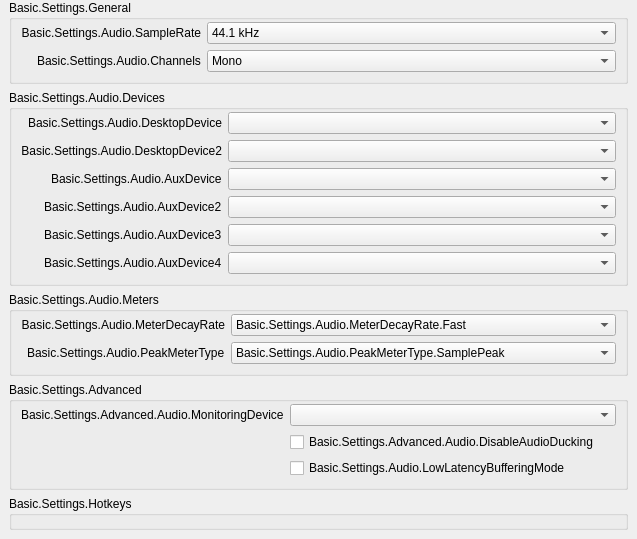
           <widget class="QWidget" name="scrollAreaWidgetContents_50">
            <property name="geometry">
             <rect>
              <x>0</x>
              <y>0</y>
              <width>637</width>
              <height>474</height>
             </rect>
            </property>
            <layout class="QVBoxLayout" name="verticalLayout_50">
             <property name="leftMargin">
              <number>0</number>
             </property>
             <property name="topMargin">
              <number>0</number>
             </property>
             <property name="rightMargin">
              <number>0</number>
             </property>
             <property name="bottomMargin">
              <number>9</number>
             </property>
             <item>
              <widget class="QFrame" name="widget_50">
               <layout class="QVBoxLayout" name="verticalLayout_51">
                <property name="leftMargin">
                 <number>9</number>
                </property>
                <property name="topMargin">
                 <number>0</number>
                </property>
                <property name="bottomMargin">
                 <number>0</number>
                </property>
                <item>
                 <widget class="QGroupBox" name="audioGeneralGroupBox">
                  <property name="title">
                   <string>Basic.Settings.General</string>
                  </property>
                  <layout class="QFormLayout" name="formLayout_52">
                   <property name="fieldGrowthPolicy">
                    <enum>QFormLayout::AllNonFixedFieldsGrow</enum>
                   </property>
                   <property name="labelAlignment">
                    <set>Qt::AlignRight|Qt::AlignTrailing|Qt::AlignVCenter</set>
                   </property>
                   <property name="topMargin">
                    <number>2</number>
                   </property>
                   <item row="0" column="0">
                    <widget class="QLabel" name="label_14">
                     <property name="minimumSize">
                      <size>
                       <width>170</width>
                       <height>0</height>
                      </size>
                     </property>
                     <property name="text">
                      <string>Basic.Settings.Audio.SampleRate</string>
                     </property>
                     <property name="alignment">
                      <set>Qt::AlignRight|Qt::AlignTrailing|Qt::AlignVCenter</set>
                     </property>
                     <property name="buddy">
                      <cstring>sampleRate</cstring>
                     </property>
                    </widget>
                   </item>
                   <item row="0" column="1">
                    <widget class="QComboBox" name="sampleRate">
                     <property name="currentText">
                      <string notr="true">44.1 kHz</string>
                     </property>
                     <property name="currentIndex">
                      <number>0</number>
                     </property>
                     <item>
                      <property name="text">
                       <string>44.1 kHz</string>
                      </property>
                     </item>
                     <item>
                      <property name="text">
                       <string>48 kHz</string>
                      </property>
                     </item>
                    </widget>
                   </item>
                   <item row="1" column="0">
                    <widget class="QLabel" name="label_15">
                     <property name="text">
                      <string>Basic.Settings.Audio.Channels</string>
                     </property>
                     <property name="buddy">
                      <cstring>channelSetup</cstring>
                     </property>
                    </widget>
                   </item>
                   <item row="1" column="1">
                    <widget class="QComboBox" name="channelSetup">
                     <property name="currentText">
                      <string>Mono</string>
                     </property>
                     <property name="currentIndex">
                      <number>0</number>
                     </property>
                     <item>
                      <property name="text">
                       <string>Mono</string>
                      </property>
                     </item>
                     <item>
                      <property name="text">
                       <string>Stereo</string>
                      </property>
                     </item>
                     <item>
                      <property name="text">
                       <string>2.1</string>
                      </property>
                     </item>
                     <item>
                      <property name="text">
                       <string>4.0</string>
                      </property>
                     </item>
                     <item>
                      <property name="text">
                       <string>4.1</string>
                      </property>
                     </item>
                     <item>
                      <property name="text">
                       <string>5.1</string>
                      </property>
                     </item>
                     <item>
                      <property name="text">
                       <string>7.1</string>
                      </property>
                     </item>
                    </widget>
                   </item>
                  </layout>
                 </widget>
                </item>
                <item>
                 <widget class="QGroupBox" name="audioDevicesGroupBox">
                  <property name="title">
                   <string>Basic.Settings.Audio.Devices</string>
                  </property>
                  <layout class="QFormLayout" name="formLayout_53">
                   <property name="fieldGrowthPolicy">
                    <enum>QFormLayout::AllNonFixedFieldsGrow</enum>
                   </property>
                   <property name="labelAlignment">
                    <set>Qt::AlignRight|Qt::AlignTrailing|Qt::AlignVCenter</set>
                   </property>
                   <property name="topMargin">
                    <number>2</number>
                   </property>
                   <item row="0" column="0">
                    <widget class="QLabel" name="label_2">
                     <property name="minimumSize">
                      <size>
                       <width>170</width>
                       <height>0</height>
                      </size>
                     </property>
                     <property name="text">
                      <string>Basic.Settings.Audio.DesktopDevice</string>
                     </property>
                     <property name="alignment">
                      <set>Qt::AlignRight|Qt::AlignTrailing|Qt::AlignVCenter</set>
                     </property>
                     <property name="buddy">
                      <cstring>desktopAudioDevice1</cstring>
                     </property>
                    </widget>
                   </item>
                   <item row="0" column="1">
                    <widget class="QComboBox" name="desktopAudioDevice1">
                     <property name="enabled">
                      <bool>true</bool>
                     </property>
                    </widget>
                   </item>
                   <item row="1" column="0">
                    <widget class="QLabel" name="label_3">
                     <property name="text">
                      <string>Basic.Settings.Audio.DesktopDevice2</string>
                     </property>
                     <property name="alignment">
                      <set>Qt::AlignRight|Qt::AlignTrailing|Qt::AlignVCenter</set>
                     </property>
                     <property name="buddy">
                      <cstring>desktopAudioDevice2</cstring>
                     </property>
                    </widget>
                   </item>
                   <item row="1" column="1">
                    <widget class="QComboBox" name="desktopAudioDevice2">
                     <property name="enabled">
                      <bool>true</bool>
                     </property>
                    </widget>
                   </item>
                   <item row="2" column="0">
                    <widget class="QLabel" name="label_4">
                     <property name="text">
                      <string>Basic.Settings.Audio.AuxDevice</string>
                     </property>
                     <property name="buddy">
                      <cstring>auxAudioDevice1</cstring>
                     </property>
                    </widget>
                   </item>
                   <item row="2" column="1">
                    <widget class="QComboBox" name="auxAudioDevice1">
                     <property name="enabled">
                      <bool>true</bool>
                     </property>
                    </widget>
                   </item>
                   <item row="3" column="0">
                    <widget class="QLabel" name="label_5">
                     <property name="text">
                      <string>Basic.Settings.Audio.AuxDevice2</string>
                     </property>
                     <property name="buddy">
                      <cstring>auxAudioDevice2</cstring>
                     </property>
                    </widget>
                   </item>
                   <item row="3" column="1">
                    <widget class="QComboBox" name="auxAudioDevice2">
                     <property name="enabled">
                      <bool>true</bool>
                     </property>
                    </widget>
                   </item>
                   <item row="4" column="0">
                    <widget class="QLabel" name="label_6">
                     <property name="text">
                      <string>Basic.Settings.Audio.AuxDevice3</string>
                     </property>
                     <property name="buddy">
                      <cstring>auxAudioDevice3</cstring>
                     </property>
                    </widget>
                   </item>
                   <item row="4" column="1">
                    <widget class="QComboBox" name="auxAudioDevice3">
                     <property name="enabled">
                      <bool>true</bool>
                     </property>
                    </widget>
                   </item>
                   <item row="5" column="1">
                    <widget class="QComboBox" name="auxAudioDevice4">
                     <property name="enabled">
                      <bool>true</bool>
                     </property>
                    </widget>
                   </item>
                   <item row="5" column="0">
                    <widget class="QLabel" name="label_67">
                     <property name="text">
                      <string>Basic.Settings.Audio.AuxDevice4</string>
                     </property>
                     <property name="buddy">
                      <cstring>auxAudioDevice4</cstring>
                     </property>
                    </widget>
                   </item>
                  </layout>
                 </widget>
                </item>
                <item>
                 <widget class="QGroupBox" name="audioMetersGroupBox">
                  <property name="title">
                   <string>Basic.Settings.Audio.Meters</string>
                  </property>
                  <layout class="QFormLayout" name="formLayout_54">
                   <property name="fieldGrowthPolicy">
                    <enum>QFormLayout::AllNonFixedFieldsGrow</enum>
                   </property>
                   <property name="labelAlignment">
                    <set>Qt::AlignRight|Qt::AlignTrailing|Qt::AlignVCenter</set>
                   </property>
                   <property name="topMargin">
                    <number>2</number>
                   </property>
                   <item row="0" column="0">
                    <widget class="QLabel" name="label_65">
                     <property name="minimumSize">
                      <size>
                       <width>170</width>
                       <height>0</height>
                      </size>
                     </property>
                     <property name="text">
                      <string>Basic.Settings.Audio.MeterDecayRate</string>
                     </property>
                     <property name="alignment">
                      <set>Qt::AlignRight|Qt::AlignTrailing|Qt::AlignVCenter</set>
                     </property>
                     <property name="buddy">
                      <cstring>meterDecayRate</cstring>
                     </property>
                    </widget>
                   </item>
                   <item row="0" column="1">
                    <widget class="QComboBox" name="meterDecayRate">
                     <property name="currentText">
                      <string>Basic.Settings.Audio.MeterDecayRate.Fast</string>
                     </property>
                     <property name="currentIndex">
                      <number>0</number>
                     </property>
                     <item>
                      <property name="text">
                       <string>Basic.Settings.Audio.MeterDecayRate.Fast</string>
                      </property>
                     </item>
                     <item>
                      <property name="text">
                       <string>Basic.Settings.Audio.MeterDecayRate.Medium</string>
                      </property>
                     </item>
                     <item>
                      <property name="text">
                       <string>Basic.Settings.Audio.MeterDecayRate.Slow</string>
                      </property>
                     </item>
                    </widget>
                   </item>
                   <item row="1" column="0">
                    <widget class="QLabel" name="label_66">
                     <property name="text">
                      <string>Basic.Settings.Audio.PeakMeterType</string>
                     </property>
                     <property name="buddy">
                      <cstring>peakMeterType</cstring>
                     </property>
                    </widget>
                   </item>
                   <item row="1" column="1">
                    <widget class="QComboBox" name="peakMeterType">
                     <property name="currentIndex">
                      <number>0</number>
                     </property>
                     <item>
                      <property name="text">
                       <string>Basic.Settings.Audio.PeakMeterType.SamplePeak</string>
                      </property>
                     </item>
                     <item>
                      <property name="text">
                       <string>Basic.Settings.Audio.PeakMeterType.TruePeak</string>
                      </property>
                     </item>
                    </widget>
                   </item>
                  </layout>
                 </widget>
                </item>
                <item>
                 <widget class="QGroupBox" name="audioAdvGroupBox">
                  <property name="title">
                   <string>Basic.Settings.Advanced</string>
                  </property>
                  <layout class="QFormLayout" name="formLayout_56">
                   <property name="fieldGrowthPolicy">
                    <enum>QFormLayout::AllNonFixedFieldsGrow</enum>
                   </property>
                   <property name="labelAlignment">
                    <set>Qt::AlignRight|Qt::AlignTrailing|Qt::AlignVCenter</set>
                   </property>
                   <property name="topMargin">
                    <number>2</number>
                   </property>
                   <item row="0" column="0">
                    <widget class="QLabel" name="monitoringDeviceLabel">
                     <property name="text">
                      <string>Basic.Settings.Advanced.Audio.MonitoringDevice</string>
                     </property>
                     <property name="buddy">
                      <cstring>monitoringDevice</cstring>
                     </property>
                    </widget>
                   </item>
                   <item row="0" column="1">
                    <widget class="QComboBox" name="monitoringDevice"/>
                   </item>
                   <item row="1" column="1">
                    <widget class="QCheckBox" name="disableAudioDucking">
                     <property name="text">
                      <string>Basic.Settings.Advanced.Audio.DisableAudioDucking</string>
                     </property>
                    </widget>
                   </item>
                   <item row="2" column="0">
                    <spacer name="horizontalSpacer_11">
                     <property name="orientation">
                      <enum>Qt::Horizontal</enum>
                     </property>
                     <property name="sizeHint" stdset="0">
                      <size>
                       <width>170</width>
                       <height>20</height>
                      </size>
                     </property>
                    </spacer>
                   </item>
                   <item row="2" column="1">
                    <widget class="QCheckBox" name="lowLatencyBuffering">
                     <property name="text">
                      <string>Basic.Settings.Audio.LowLatencyBufferingMode</string>
                     </property>
                    </widget>
                   </item>
                  </layout>
                 </widget>
                </item>
                <item>
                 <widget class="QGroupBox" name="audioHotkeysGroupBox">
                  <property name="title">
                   <string>Basic.Settings.Hotkeys</string>
                  </property>
                  <layout class="QFormLayout" name="audioSourceLayout">
                   <property name="fieldGrowthPolicy">
                    <enum>QFormLayout::AllNonFixedFieldsGrow</enum>
                   </property>
                   <property name="labelAlignment">
                    <set>Qt::AlignRight|Qt::AlignTrailing|Qt::AlignVCenter</set>
                   </property>
                   <property name="topMargin">
                    <number>2</number>
                   </property>
                  </layout>
                 </widget>
                </item>
                <item>
                 <spacer name="verticalSpacer_4">
                  <property name="orientation">
                   <enum>Qt::Vertical</enum>
                  </property>
                  <property name="sizeHint" stdset="0">
                   <size>
                    <width>20</width>
                    <height>0</height>
                   </size>
                  </property>
                 </spacer>
                </item>
               </layout>
              </widget>
             </item>
            </layout>
           </widget>
